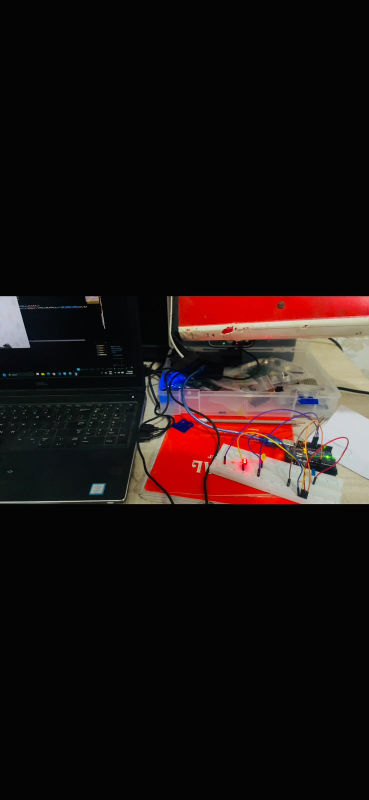
#> input picture arduino/arduino_image.jpeg, 738 x 1600 px, given in place of the camera (shown at 1/2 size)
$ python project_2.py
#> lines starting #> are read from the running program, lines starting #| are printed output that depends on the picture; after the words box and inside, x2 and y2 are one past the last pixel; in counts of white or black regions, pixels touching at a corner belong together
import cv2
import time
import serial

arduino=serial.Serial('COM3',9600,timeout=0)

arduino.reset_input_buffer()
time.sleep(2)

vide0=cv2.VideoCapture(0)

print("bring the object  infront camera to open the led light ")
print("bring red object infront of camera to open red led")
print("bring blue object infront of camera to open blue led")
print("bring yellow object infront of camera to open yellow led")

try:
    while True:
        ret,frame=vide0.read()
#> frame is the input picture: shape (1600, 738, 3); mean B, G, R 19.2, 20.2, 29

        if not ret:

            print("camera could not loaded")
        else:

            hsv=cv2.cvtColor(frame,cv2.COLOR_BGR2HSV)
#> hsv: shape (1600, 738, 3); mean H, S, V 17.4, 28.5, 30.5


            lower_red=(0, 100, 100)
            upper_red=(10,255,255)

            red_mask=cv2.inRange(hsv,lower_red,upper_red)
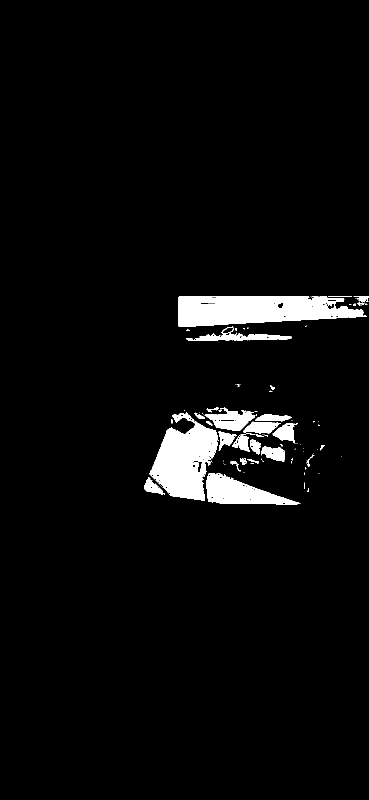
#> red_mask: shape (1600, 738) (shown at 1/2 size); 4.2% white; 89 white regions (60 under 20 px)


            red_contours,hirarchy=cv2.findContours(red_mask,cv2.RETR_CCOMP,cv2.CHAIN_APPROX_SIMPLE)
#> red_contours = 265 contours, 229 with area under 20; largest, box (x1, y1, x2, y2) and area: (357, 592, 734, 654) 17184, (299, 825, 437, 1002) 14064, (413, 946, 601, 1009) 6006, (409, 815, 510, 861) 2196, (372, 653, 584, 682) 1898; hirarchy = 265 rows, first 6: [1, -1, -1, -1], [2, 0, -1, -1], [3, 1, -1, -1], [10, 2, 4, -1], [5, -1, -1, 3], [6, 4, -1, 3]

            lower_blue=(110, 50, 50)
            upper_blue=(130, 255, 255)

            blue_mask=cv2.inRange(hsv,lower_blue,upper_blue)
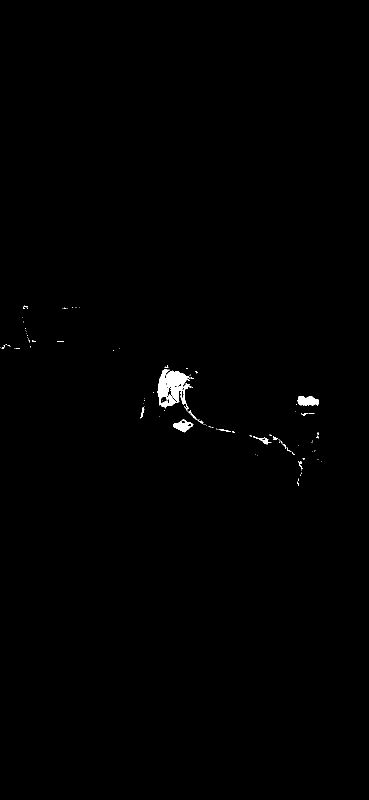
#> blue_mask: shape (1600, 738) (shown at 1/2 size); 0.43% white; 100 white regions (89 under 20 px)

            blue_contours,hirarchy=cv2.findContours(blue_mask,cv2.RETR_CCOMP,cv2.CHAIN_APPROX_SIMPLE)
#> blue_contours = 128 contours, 112 with area under 20; largest, box (x1, y1, x2, y2) and area: (315, 739, 407, 848) 3278, (595, 792, 638, 811) 572, (346, 839, 387, 865) 532, (333, 773, 355, 805) 171, (321, 792, 339, 807) 154; hirarchy = 128 rows, first 6: [1, -1, -1, -1], [2, 0, -1, -1], [3, 1, -1, -1], [4, 2, -1, -1], [5, 3, -1, -1], [6, 4, -1, -1]

            lower_yellow=(20, 100, 100)
            upper_yellow=(35, 255, 255)
            yellow_mask=cv2.inRange(hsv,lower_yellow,upper_yellow)
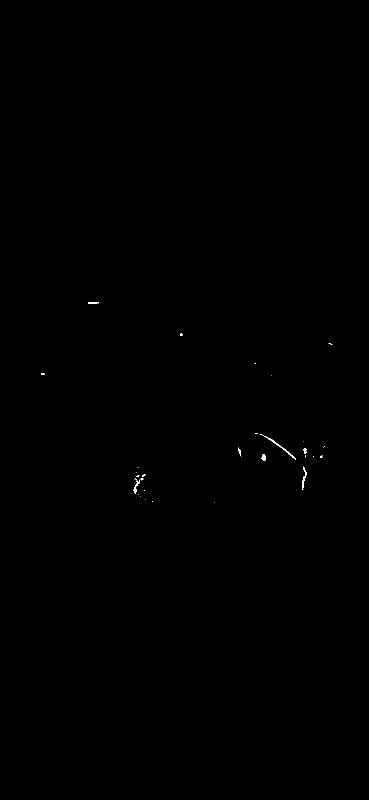
#> yellow_mask: shape (1600, 738) (shown at 1/2 size); 0.07% white; 35 white regions (27 under 20 px)

            yellow_contours,hirarchy=cv2.findContours(blue_mask,cv2.RETR_CCOMP,cv2.CHAIN_APPROX_SIMPLE)
#> yellow_contours has the same summary as blue_contours


            if len(red_contours)>0:
                red_large_area=max(red_contours,key=cv2.contourArea)
#> red_large_area = contour of 197 points, box (x1, y1, x2, y2) (357, 592, 734, 654), area 17184

                red_area=cv2.contourArea(red_large_area)
#> red_area = 17184

                if red_area>500:
                    arduino.write(b'r')
                    print("red light on")
                    M=cv2.moments(red_large_area)
#> M = moments, m00 17184, centre m10/m00, m01/m00 = (515.1, 619.1)
                    if M["m00"] != 0:
                                red_x = int(M["m10"] / M["m00"])
#> red_x = 515
                                red_y = int(M["m01"] / M["m00"])
#> red_y = 619

                                print("Object X =", red_x)
#| Object X = 515
                                print("Object Y =", red_y)
#| Object Y = 619


                                cv2.circle(frame,(red_x,red_y),10,(0,0,0),1)
#> frame: shape (1600, 738, 3); under 0.01% of pixels changed, all inside (x1, y1, x2, y2) = (505, 609, 526, 630)
                                cv2.putText(frame,f"x={red_x},y={red_y}",(red_x+10,red_y),cv2.FONT_HERSHEY_SIMPLEX,0.5,(0,0,0),1)
#> frame: shape (1600, 738, 3); mean B, G, R 19.2, 20.2, 29

            elif len(blue_contours)>0:
                            blue_large_area=max(blue_contours,key=cv2.contourArea)

                            blue_area=cv2.contourArea(blue_large_area)

                            if blue_area>500:
                                arduino.write(b'b')
                                print("blue light on")
                                M=cv2.moments(blue_large_area)
                                if M["m00"] != 0:
                                    blue_x = int(M["m10"] / M["m00"])
                                    blue_y = int(M["m01"] / M["m00"])

                                    print("Object X =", blue_x)
                                    print("Object Y =", blue_y)


                                    cv2.circle(frame,(blue_x,blue_y),10,(0,0,0),1)
                                    cv2.putText(frame,f"x={blue_x},y={blue_y}",(blue_x+10,blue_y),cv2.FONT_HERSHEY_SIMPLEX,0.5,(0,0,0),1)

            elif len(yellow_contours)>0:
                            yellow_large_area=max(red_contours,key=cv2.contourArea)

                            yellow_area=cv2.contourArea(yellow_large_area)

                            if yellow_area>500:
                                arduino.write(b'r')
                                print("yellow light on")
                                M=cv2.moments(red_large_area)
                                if M["m00"] != 0:
                                    yellow_x = int(M["m10"] / M["m00"])
                                    yellow_y = int(M["m01"] / M["m00"])

                                    print("Object X =", yellow_x)
                                    print("Object Y =", yellow_y)


                                    cv2.circle(frame,(yellow_x,yellow_y),10,(0,0,0),1)
                                    cv2.putText(frame,f"x={yellow_x},y={yellow_y}",(yellow_x+10,yellow_y),cv2.FONT_HERSHEY_SIMPLEX,0.5,(0,0,0),1)
            else:
                  arduino.write(b'0')
            cv2.imshow("retector",frame)
            cv2.imshow("red_mask",red_mask)
            cv2.imshow("yellow_mask",yellow_mask)
            cv2.imshow("blue_mask",blue_mask)

            if cv2.waitKey(1)==ord("q"):
#> (key q is pressed here)
                print("quiting.....")
                break

finally:
    vide0.release()
    cv2.destroyAllWindows()
    arduino.close()
    print("arduino close.....")
